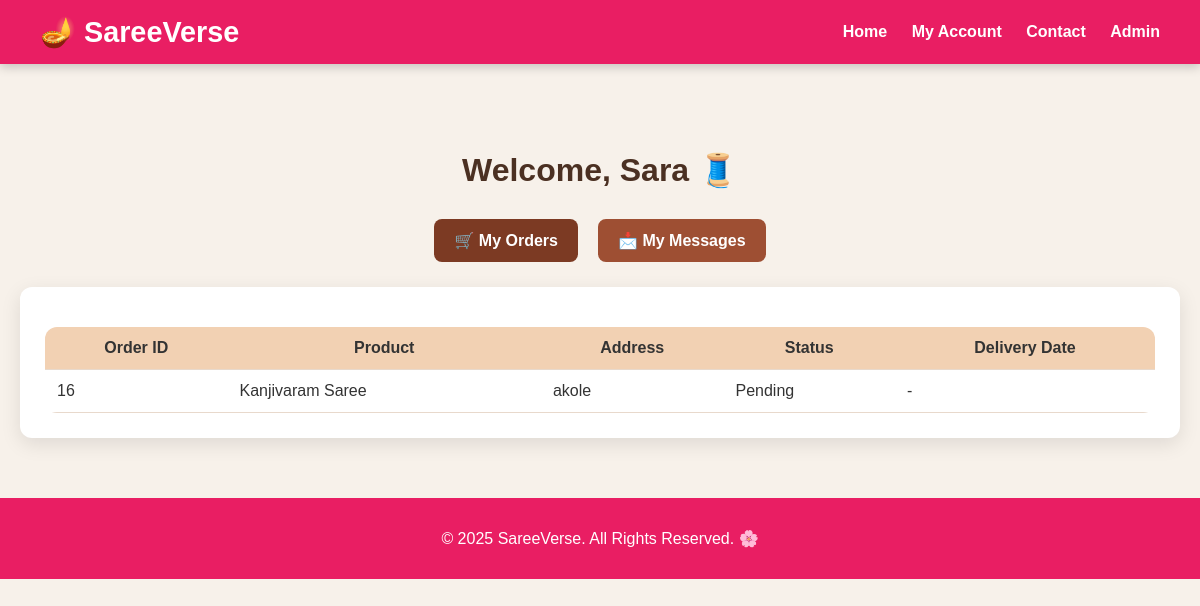
/dashboard (signed in), run on the app's committed database.
### tables this page shows
CREATE TABLE orders (
    id INTEGER PRIMARY KEY AUTOINCREMENT,
    product_id INTEGER,
    customer_name TEXT NOT NULL,
    address TEXT NOT NULL,
    contact TEXT NOT NULL, user_id INTEGER, date TEXT, order_status TEXT DEFAULT 'Pending', delivery_date TEXT,
    FOREIGN KEY (product_id) REFERENCES products (id)
);

CREATE TABLE products (
    id INTEGER PRIMARY KEY AUTOINCREMENT,
    name TEXT NOT NULL,
    price REAL NOT NULL,
    description TEXT,
    image TEXT
, category TEXT, quantity INTEGER DEFAULT 0);

### app.py (the view, shortened to what this page needs)
@app.route('/dashboard', endpoint='user_dashboard')
def user_dashboard():
    if 'user_id' not in session:
        flash("Please login first!", "warning")
        return redirect(url_for('login'))
    user_id = session['user_id']
    conn = get_db_connection()
    orders = conn.execute("""
        SELECT o.id, o.customer_name, o.address, o.contact, p.name AS product_name,
               o.order_status, o.delivery_date
        FROM orders o
        JOIN products p ON o.product_id = p.id
        WHERE o.user_id = ?
    """, (user_id,)).fetchall()
    messages = conn.execute("""
        SELECT m.order_id, m.message AS admin_reply, m.date, p.name AS product_name
        FROM order_messages m
        JOIN orders o ON m.order_id = o.id
        JOIN products p ON o.product_id = p.id
        WHERE m.user_id = ?
        ORDER BY m.date DESC
    """, (user_id,)).fetchall()
    conn.close()
    return render_template('user_dashboard.html', orders=orders, messages=messages)

### app.py (called while the page is built)
def get_db_connection():
    conn = sqlite3.connect('saree_store.db')
    conn.row_factory = sqlite3.Row
    return conn

### templates/user_dashboard.html (shortened to what this page needs)
{% extends "base.html" %}
{% block content %}
<div class="dashboard-container">
    <h2 class="title">Welcome, {{ session['user_name'] }} 🧵</h2>
    <div class="tab-buttons">
        <button class="tab-btn active" onclick="openTab('orders', this)">🛒 My Orders</button>
        <button class="tab-btn" onclick="openTab('messages', this)">📩 My Messages</button>
    </div>
    <div id="orders" class="tab-section active">
        {% if orders %}
        <div class="table-box">
            <table>
                <thead>
                    <tr>
                        <th>Order ID</th>
                        <th>Product</th>
                        <th>Address</th>
                        <th>Status</th>
                        <th>Delivery Date</th>
                    </tr>
                </thead>
                <tbody>
                    {% for o in orders %}
                    <tr>
                        <td>{{ o['id'] }}</td>
                        <td>{{ o['product_name'] }}</td>
                        <td>{{ o['address'] }}</td>
                        <td>{{ o['order_status'] }}</td>
                        <td>{{ o['delivery_date'] if o['delivery_date'] else '-' }}</td>
                    </tr>
                    {% endfor %}
                </tbody>
            </table>
        </div>
        {% else %}
        <p>No orders yet.</p>
        {% endif %}
    </div>
</div>
{% endblock %}

### static/css/style.css (style rules this page uses)
body { font-family: "Poppins", sans-serif; margin: 0; background-color: #fff8f0; color: #333; }
.title { color: #d81b60; font-size: 2rem; margin-bottom: 10px; }

### templates/user_dashboard.html (style rules this page uses)
body { background:#f7f1ea; font-family:"Poppins",sans-serif; }
.dashboard-container { max-width:1200px; margin:40px auto; padding:20px; }
.title { text-align:center; font-size:32px; font-weight:700; color:#4b3022; margin-bottom:30px; }
.tab-buttons { display:flex; justify-content:center; gap:20px; margin-bottom:25px; }
.tab-btn { background:#9e4f33; padding:12px 20px; border:none; color:white; border-radius:8px; font-size:16px; cursor:pointer; font-weight:600; transition:0.25s; }
.tab-btn.active, .tab-btn:hover { background:#7c3a23; }
.tab-section { display:none; background:white; padding:25px; border-radius:12px; box-shadow:0px 6px 20px rgba(0,0,0,0.1); }
.tab-section.active { display:block; }
.table-box { margin-top:15px; overflow:hidden; border-radius:12px; }
table { width:100%; border-collapse:collapse; }
thead { background:#f2d1b3; }
th, td { padding:12px; border-bottom:1px solid #e8d9cc; }

### data on the page
orders: user_name "Sara", id "16", product_name "Kanjivaram Saree", address "akole", order_status "Pending", o "-"
